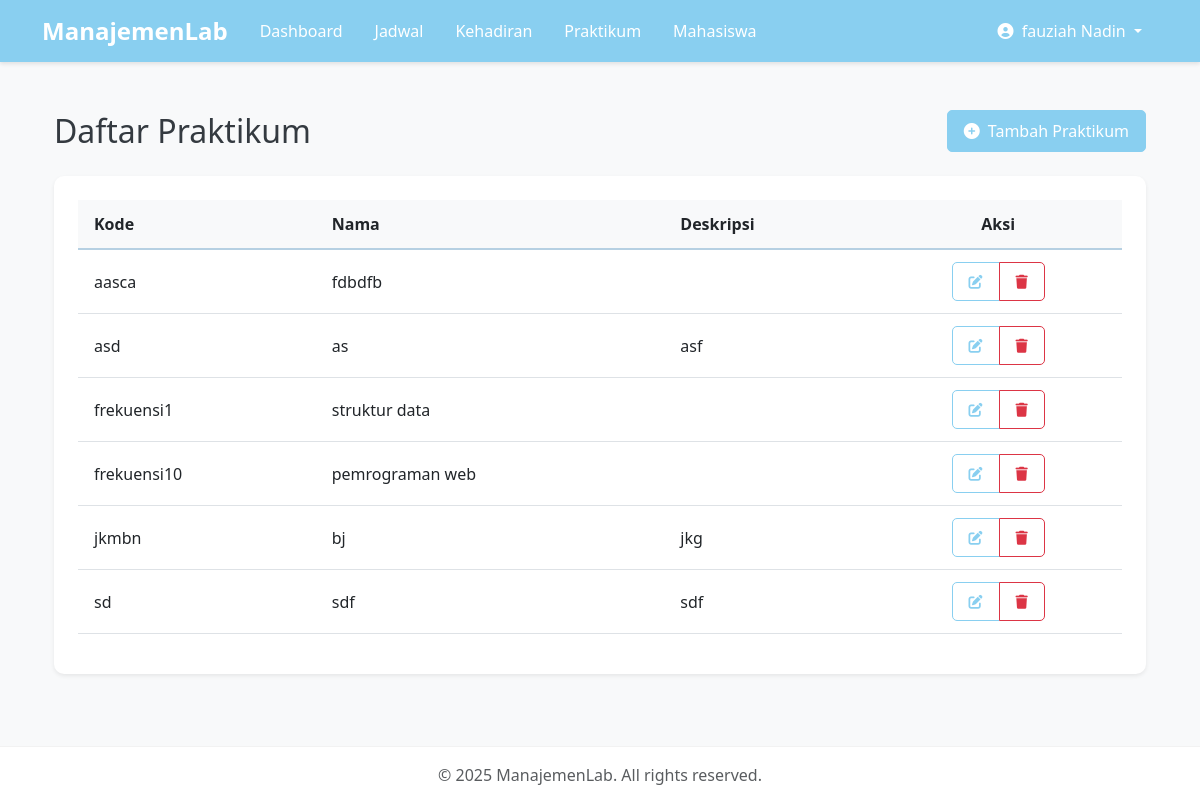
The app's page /labApp/praktikum/ (signed in) with its own data.
### labApp/models.py (models this page shows, shortened)
class User(AbstractUser):
    ROLE_CHOICES = (
        ('dosen', 'Dosen'),
        ('asisten', 'Asisten'),
    )
    role = models.CharField(max_length=10, choices=ROLE_CHOICES)
    def is_dosen(self):
        return self.role == 'dosen'
    def is_asisten(self):
        return self.role == 'asisten'

class Praktikum(models.Model):
    nama = models.CharField(max_length=100)
    kode = models.CharField(max_length=20)
    deskripsi = models.TextField(blank=True, null=True)
    tanggal = models.DateTimeField(auto_now_add=True)
    dosen = models.ForeignKey(User, on_delete=models.CASCADE, related_name='praktikum_dosen', limit_choices_to={'role': 'dosen'})
    class Meta:
        ordering = ['nama']
        verbose_name_plural = 'Praktikum'

### labApp/views.py (the view)
# urls.py: path('praktikum/', views.praktikum_list, name='praktikum_list'),
@login_required
def praktikum_list(request):
    if not request.user.is_dosen():
        messages.error(request, 'Anda tidak memiliki izin untuk mengakses halaman ini.')
        return redirect('labApp:dashboard')
    try:
        praktikum_list = Praktikum.objects.filter(dosen=request.user).order_by('kode')
        for m in messages.get_messages(request):
            print("DEBUG: message di-render:", m)
        return render(request, 'dosen/praktikum.html', {'praktikum_list': praktikum_list})
    except Exception as e:
        print(f"Error in praktikum_list: {str(e)}")
        messages.error(request, f'Terjadi kesalahan: {str(e)}')
        return redirect('labApp:dashboard')

### labApp/templates/dosen/praktikum.html (shortened to what this page needs)
{% extends 'labApp/base.html' %}  {% block content %}
<div class="container py-4">
  <div class="d-flex justify-content-between align-items-center mb-4">
    <h2 class="mb-0">Daftar Praktikum</h2>
    <a href="{% url 'labApp:praktikum_create' %}" class="btn btn-primary">
      <i class="fas fa-plus-circle me-1"></i> Tambah Praktikum
    </a>
  </div>
  <div class="card shadow-sm">
    <div class="card-body">
      {% if praktikum_list %}
      <div class="table-responsive">
        <table class="table table-hover">
          <thead>
            <tr>
              <th>Kode</th>
              <th>Nama</th>
              <th>Deskripsi</th>
              <th class="text-center">Aksi</th>
            </tr>
          </thead>
          <tbody>
            {% for praktikum in praktikum_list %}
            <tr>
              <td>{{ praktikum.kode }}</td>
              <td>{{ praktikum.nama }}</td>
              <td>{{ praktikum.deskripsi|truncatechars:50 }}</td>
              <td class="text-center">
                <div class="btn-group" role="group">
                  <a
                    href="{% url 'labApp:praktikum_update' praktikum.id %}"
                    class="btn btn-sm btn-outline-primary"
                  >
                    <i class="fas fa-edit"></i>
                  </a>
                  <a
                    href="{% url 'labApp:praktikum_delete' praktikum.id %}"
                    class="btn btn-sm btn-outline-danger"
                  >
                    <i class="fas fa-trash"></i>
                  </a>
                </div>
              </td>
            </tr>
            {% endfor %}
          </tbody>
        </table>
      </div>
      {% else %}
      <div class="alert alert-info mb-0">
        <i class="fas fa-info-circle me-2"></i> Belum ada data praktikum.
        Silakan tambahkan praktikum baru.
      </div>
      {% endif %}
    </div>
  </div>
</div>
{% endblock %}

### labApp/templates/labApp/base.html (shortened to what this page needs)
<!DOCTYPE html>
<html lang="id">
<head>
    <link href="https://cdn.jsdelivr.net/npm/bootstrap@5.3.0/dist/css/bootstrap.min.css" rel="stylesheet">
    <link rel="stylesheet" href="https://cdnjs.cloudflare.com/ajax/libs/font-awesome/6.0.0/css/all.min.css">
    <link rel="stylesheet" href="/static/css/style.css">
</head>
<body>
    {% if user.is_authenticated %}
    <nav class="navbar navbar-expand-lg navbar-dark">
        <div class="container">
            <a class="navbar-brand" href="{% url 'labApp:dashboard' %}">ManajemenLab</a>
            <div class="collapse navbar-collapse" id="navbarNav">
                <ul class="navbar-nav me-auto">
                    <li class="nav-item">
                        <a class="nav-link" href="{% url 'labApp:dashboard' %}">Dashboard</a>
                    </li>
                    <li class="nav-item">
                        <a class="nav-link" href="{% url 'labApp:jadwal_list' %}">Jadwal</a>
                    </li>
                    <li class="nav-item">
                        <a class="nav-link" href="{% url 'labApp:kehadiran_list' %}">Kehadiran</a>
                    </li>
                    {% if user.is_dosen %}
                    <li class="nav-item">
                        <a class="nav-link" href="{% url 'labApp:praktikum_list' %}">Praktikum</a>
                    </li>
                    <li class="nav-item">
                        <a class="nav-link" href="{% url 'labApp:mahasiswa_list' %}">Mahasiswa</a>
                    </li>
                    {% endif %}
                </ul>
                <ul class="navbar-nav">
                    <li class="nav-item dropdown">
                        <a class="nav-link dropdown-toggle" href="#" id="navbarDropdown" role="button" data-bs-toggle="dropdown">
                            <i class="fas fa-user-circle me-1"></i> {{ user.get_full_name|default:user.username }}
                        </a>
                    </li>
                </ul>
            </div>
        </div>
    </nav>
    {% endif %}
    <div class="container mt-4">
        {% block content %}{% endblock %}
    </div>
    <footer class="footer mt-5 py-3">
        <div class="container text-center">
            <span class="text-muted">© {% now "Y" %} ManajemenLab. All rights reserved.</span>
        </div>
    </footer>
</body>
</html>

### labApp/static/css/style.css (style rules this page uses)
:root { --color-gray: #6c757d; --color-baby-blue: #89CFF0; --color-light-blue: #B6D0E2; --color-white: #ffffff; --color-light-gray: #f8f9fa; --color-dark-gray: #343a40; }
body { font-family: 'Segoe UI', Tahoma, Geneva, Verdana, sans-serif; background-color: var(--color-light-gray); color: var(--color-dark-gray); min-height: 100vh; display: flex; flex-direction: column; }
.navbar { background-color: var(--color-baby-blue); box-shadow: 0 2px 4px rgba(0, 0, 0, 0.1); }
.navbar-brand { font-weight: 700; font-size: 1.5rem; }
.navbar-dark .navbar-nav .nav-link { color: var(--color-white); font-weight: 500; padding: 0.5rem 1rem; transition: all 0.3s ease; }
.card { border: none; border-radius: 10px; box-shadow: 0 4px 6px rgba(0, 0, 0, 0.05); transition: transform 0.3s ease, box-shadow 0.3s ease; }
.card-body { padding: 1.5rem; }
.btn { border-radius: 5px; font-weight: 500; padding: 0.5rem 1rem; transition: all 0.3s ease; }
.btn-primary { background-color: var(--color-baby-blue); border-color: var(--color-baby-blue); }
.btn-outline-primary { color: var(--color-baby-blue); border-color: var(--color-baby-blue); }
.table { border-collapse: separate; border-spacing: 0; }
.table th { background-color: var(--color-light-gray); border-bottom: 2px solid var(--color-light-blue); font-weight: 600; }
.table td, .table th { padding: 0.75rem 1rem; vertical-align: middle; }
.footer { margin-top: auto; background-color: var(--color-white); border-top: 1px solid rgba(0, 0, 0, 0.05); padding: 1rem 0; }

### records on screen
User: get_full_name "fauziah Nadin"
Praktikum: kode "aasca", nama "fdbdfb"
Praktikum: kode "asd", nama "as", deskripsi "asf"
Praktikum: kode "frekuensi1", nama "struktur data"
Praktikum: kode "frekuensi10", nama "pemrograman web"
Praktikum: kode "jkmbn", nama "bj", deskripsi "jkg"
Praktikum: kode "sd", nama "sdf", deskripsi "sdf"
